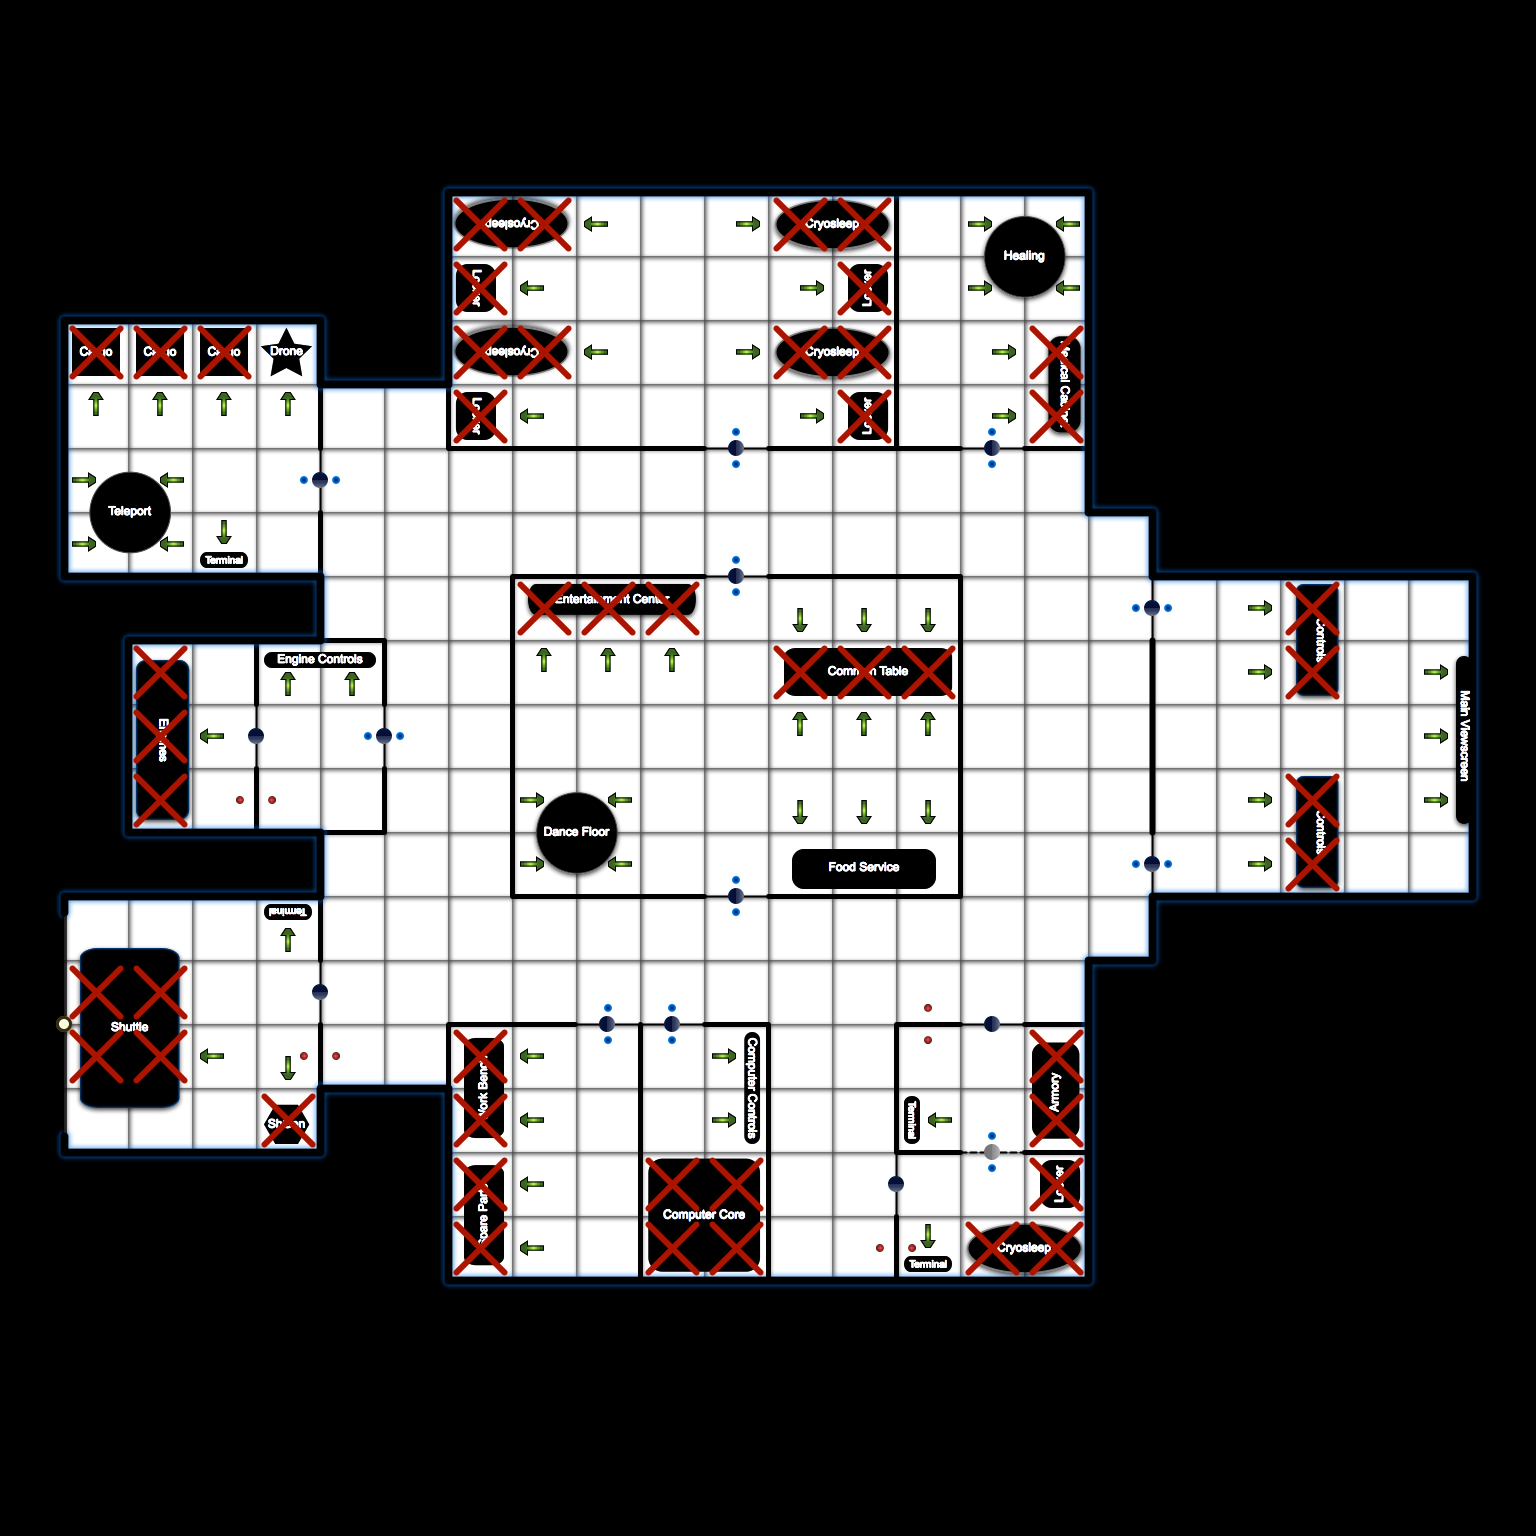

A level layout from a 2D game, rendered from its tile map. Below: a short description, then the map file with tile-grid data replaced by summaries:
An orthogonal 24x24 tile map with 64x64 px tiles, 7 tile layers (Floor, Walls, Objects, Doors, ...) and 12 objects.

<map version="1.0" orientation="orthogonal" renderorder="left-up" width="24" height="24" tilewidth="64" tileheight="64">
 <tileset firstgid="1" name="Spaceship 3" tilewidth="64" tileheight="64">
  <image source="Spaceship 3.png" width="512" height="1792" />
  <tile id="0">
   <properties>
    <property name="OBJECT_TYPE" value="FLOOR" />
   </properties>
  </tile>
  <tile id="135">
   <properties>
    <property name="OBJECT_TYPE" value="DOOR" />
   </properties>
  </tile>
  <tile id="136">
   <properties>
    <property name="OBJECT_TYPE" value="DOOR" />
   </properties>
  </tile>
  <tile id="137">
   <properties>
    <property name="OBJECT_TYPE" value="DOOR" />
   </properties>
  </tile>
  <tile id="138">
   <properties>
    <property name="OBJECT_TYPE" value="DOOR" />
   </properties>
  </tile>
  <tile id="139">
   <properties>
    <property name="OBJECT_TYPE" value="SECRET_DOOR" />
   </properties>
  </tile>
  <tile id="140">
   <properties>
    <property name="OBJECT_TYPE" value="SECRET_DOOR" />
   </properties>
  </tile>
  <tile id="141">
   <properties>
    <property name="OBJECT_TYPE" value="DOOR" />
   </properties>
  </tile>
  <tile id="142">
   <properties>
    <property name="OBJECT_TYPE" value="DOOR" />
   </properties>
  </tile>
  <tile id="143">
   <properties>
    <property name="OBJECT_TYPE" value="DOOR" />
   </properties>
  </tile>
  <tile id="144">
   <properties>
    <property name="OBJECT_TYPE" value="DOOR" />
   </properties>
  </tile>
  <tile id="145">
   <properties>
    <property name="OBJECT_TYPE" value="DOOR" />
   </properties>
  </tile>
  <tile id="146">
   <properties>
    <property name="OBJECT_TYPE" value="SHUTTLE_DOOR" />
   </properties>
  </tile>
  <tile id="147">
   <properties>
    <property name="OBJECT_TYPE" value="SHUTTLE_DOOR" />
   </properties>
  </tile>
  <tile id="148">
   <properties>
    <property name="OBJECT_TYPE" value="SHUTTLE_DOOR" />
   </properties>
  </tile>
  <tile id="149">
   <properties>
    <property name="OBJECT_TYPE" value="SHUTTLE_DOOR" />
   </properties>
  </tile>
  <tile id="150">
   <properties>
    <property name="OBJECT_TYPE" value="SHUTTLE_DOOR" />
   </properties>
  </tile>
  <tile id="151">
   <properties>
    <property name="OBJECT_TYPE" value="SHUTTLE_DOOR" />
   </properties>
  </tile>
  <tile id="152">
   <properties>
    <property name="OBJECT_TYPE" value="SHUTTLE_DOOR" />
   </properties>
  </tile>
  <tile id="153">
   <properties>
    <property name="OBJECT_TYPE" value="SHUTTLE_DOOR" />
   </properties>
  </tile>
  <tile id="154">
   <properties>
    <property name="OBJECT_TYPE" value="HEALING_PLATFORM" />
   </properties>
  </tile>
  <tile id="155">
   <properties>
    <property name="OBJECT_TYPE" value="HEALING_PLATFORM" />
   </properties>
  </tile>
  <tile id="156">
   <properties>
    <property name="OBJECT_TYPE" value="HEALING_PLATFORM" />
   </properties>
  </tile>
  <tile id="157">
   <properties>
    <property name="OBJECT_TYPE" value="HEALING_PLATFORM" />
   </properties>
  </tile>
  <tile id="158">
   <properties>
    <property name="OBJECT_TYPE" value="MEDICAL_CABINET" />
   </properties>
  </tile>
  <tile id="159">
   <properties>
    <property name="OBJECT_TYPE" value="MEDICAL_CABINET" />
   </properties>
  </tile>
  <tile id="160">
   <properties>
    <property name="OBJECT_TYPE" value="LOCKER" />
   </properties>
  </tile>
  <tile id="161">
   <properties>
    <property name="OBJECT_TYPE" value="CRYOSLEEP" />
   </properties>
  </tile>
  <tile id="162">
   <properties>
    <property name="OBJECT_TYPE" value="CRYOSLEEP" />
   </properties>
  </tile>
  <tile id="163">
   <properties>
    <property name="OBJECT_TYPE" value="CREW_CONTROLS" />
   </properties>
  </tile>
  <tile id="164">
   <properties>
    <property name="OBJECT_TYPE" value="CREW_CONTROLS" />
   </properties>
  </tile>
  <tile id="165">
   <properties>
    <property name="OBJECT_TYPE" value="MAIN_VIEWSCREEN" />
   </properties>
  </tile>
  <tile id="166">
   <properties>
    <property name="OBJECT_TYPE" value="MAIN_VIEWSCREEN" />
   </properties>
  </tile>
  <tile id="167">
   <properties>
    <property name="OBJECT_TYPE" value="MAIN_VIEWSCREEN" />
   </properties>
  </tile>
  <tile id="168">
   <properties>
    <property name="OBJECT_TYPE" value="ENTERTAINMENT_CENTER" />
   </properties>
  </tile>
  <tile id="169">
   <properties>
    <property name="OBJECT_TYPE" value="ENTERTAINMENT_CENTER" />
   </properties>
  </tile>
  <tile id="170">
   <properties>
    <property name="OBJECT_TYPE" value="ENTERTAINMENT_CENTER" />
   </properties>
  </tile>
  <tile id="171">
   <properties>
    <property name="OBJECT_TYPE" value="COMMON_TABLE" />
   </properties>
  </tile>
  <tile id="172">
   <properties>
    <property name="OBJECT_TYPE" value="COMMON_TABLE" />
   </properties>
  </tile>
  <tile id="173">
   <properties>
    <property name="OBJECT_TYPE" value="COMMON_TABLE" />
   </properties>
  </tile>
  <tile id="174">
   <properties>
    <property name="OBJECT_TYPE" value="FOOD_SERVICE" />
   </properties>
  </tile>
  <tile id="175">
   <properties>
    <property name="OBJECT_TYPE" value="FOOD_SERVICE" />
   </properties>
  </tile>
  <tile id="176">
   <properties>
    <property name="OBJECT_TYPE" value="FOOD_SERVICE" />
   </properties>
  </tile>
  <tile id="177">
   <properties>
    <property name="OBJECT_TYPE" value="DANCE_FLOOR" />
   </properties>
  </tile>
  <tile id="178">
   <properties>
    <property name="OBJECT_TYPE" value="DANCE_FLOOR" />
   </properties>
  </tile>
  <tile id="179">
   <properties>
    <property name="OBJECT_TYPE" value="DANCE_FLOOR" />
   </properties>
  </tile>
  <tile id="180">
   <properties>
    <property name="OBJECT_TYPE" value="DANCE_FLOOR" />
   </properties>
  </tile>
  <tile id="181">
   <properties>
    <property name="OBJECT_TYPE" value="ARMORY" />
   </properties>
  </tile>
  <tile id="182">
   <properties>
    <property name="OBJECT_TYPE" value="ARMORY" />
   </properties>
  </tile>
  <tile id="183">
   <properties>
    <property name="OBJECT_TYPE" value="TERMINAL" />
   </properties>
  </tile>
  <tile id="184">
   <properties>
    <property name="OBJECT_TYPE" value="COMPUTER_CORE" />
   </properties>
  </tile>
  <tile id="185">
   <properties>
    <property name="OBJECT_TYPE" value="COMPUTER_CORE" />
   </properties>
  </tile>
  <tile id="186">
   <properties>
    <property name="OBJECT_TYPE" value="COMPUTER_CORE" />
   </properties>
  </tile>
  <tile id="187">
   <properties>
    <property name="OBJECT_TYPE" value="COMPUTER_CORE" />
   </properties>
  </tile>
  <tile id="188">
   <properties>
    <property name="OBJECT_TYPE" value="COMPUTER_CONTROLS" />
   </properties>
  </tile>
  <tile id="189">
   <properties>
    <property name="OBJECT_TYPE" value="COMPUTER_CONTROLS" />
   </properties>
  </tile>
  <tile id="190">
   <properties>
    <property name="OBJECT_TYPE" value="WORK_BENCH" />
   </properties>
  </tile>
  <tile id="191">
   <properties>
    <property name="OBJECT_TYPE" value="WORK_BENCH" />
   </properties>
  </tile>
  <tile id="192">
   <properties>
    <property name="OBJECT_TYPE" value="SPARE_PARTS" />
   </properties>
  </tile>
  <tile id="193">
   <properties>
    <property name="OBJECT_TYPE" value="SPARE_PARTS" />
   </properties>
  </tile>
  <tile id="194">
   <properties>
    <property name="OBJECT_TYPE" value="SHUTTLE_GEN" />
   </properties>
  </tile>
  <tile id="195">
   <properties>
    <property name="OBJECT_TYPE" value="SHUTTLE" />
   </properties>
  </tile>
  <tile id="196">
   <properties>
    <property name="OBJECT_TYPE" value="SHUTTLE" />
   </properties>
  </tile>
  <tile id="197">
   <properties>
    <property name="OBJECT_TYPE" value="SHUTTLE" />
   </properties>
  </tile>
  <tile id="198">
   <properties>
    <property name="OBJECT_TYPE" value="SHUTTLE" />
   </properties>
  </tile>
  <tile id="199">
   <properties>
    <property name="OBJECT_TYPE" value="SHUTTLE" />
   </properties>
  </tile>
  <tile id="200">
   <properties>
    <property name="OBJECT_TYPE" value="SHUTTLE" />
   </properties>
  </tile>
  <tile id="201">
   <properties>
    <property name="OBJECT_TYPE" value="SHUTTLE" />
   </properties>
  </tile>
  <tile id="202">
   <properties>
    <property name="OBJECT_TYPE" value="SHUTTLE" />
   </properties>
  </tile>
  <tile id="203">
   <properties>
    <property name="OBJECT_TYPE" value="ENGINES" />
   </properties>
  </tile>
  <tile id="204">
   <properties>
    <property name="OBJECT_TYPE" value="ENGINES" />
   </properties>
  </tile>
  <tile id="205">
   <properties>
    <property name="OBJECT_TYPE" value="ENGINES" />
   </properties>
  </tile>
  <tile id="206">
   <properties>
    <property name="OBJECT_TYPE" value="ENGINE_CONTROLS" />
   </properties>
  </tile>
  <tile id="207">
   <properties>
    <property name="OBJECT_TYPE" value="ENGINE_CONTROLS" />
   </properties>
  </tile>
  <tile id="208">
   <properties>
    <property name="OBJECT_TYPE" value="TELEPORT" />
   </properties>
  </tile>
  <tile id="209">
   <properties>
    <property name="OBJECT_TYPE" value="TELEPORT" />
   </properties>
  </tile>
  <tile id="210">
   <properties>
    <property name="OBJECT_TYPE" value="TELEPORT" />
   </properties>
  </tile>
  <tile id="211">
   <properties>
    <property name="OBJECT_TYPE" value="TELEPORT" />
   </properties>
  </tile>
  <tile id="212">
   <properties>
    <property name="OBJECT_TYPE" value="CARGO" />
   </properties>
  </tile>
  <tile id="213">
   <properties>
    <property name="OBJECT_TYPE" value="DRONE_BAY" />
   </properties>
  </tile>
  <tile id="214">
   <properties>
    <property name="OBJECT_TYPE" value="DOOR_ACTIVATOR_BLUE" />
   </properties>
  </tile>
  <tile id="215">
   <properties>
    <property name="OBJECT_TYPE" value="DOOR_ACTIVATOR_RED" />
   </properties>
  </tile>
  <tile id="216">
   <properties>
    <property name="OBJECT_TYPE" value="USE_MARKER_1" />
   </properties>
  </tile>
  <tile id="217">
   <properties>
    <property name="OBJECT_TYPE" value="USE_MARKER_2" />
   </properties>
  </tile>
  <tile id="218">
   <properties>
    <property name="OBJECT_TYPE" value="USE_MARKER_3" />
   </properties>
  </tile>
  <tile id="219">
   <properties>
    <property name="OBJECT_TYPE" value="USE_MARKER_4" />
   </properties>
  </tile>
  <tile id="220">
   <properties>
    <property name="OBJECT_TYPE" value="BLOCKED_MARKER" />
   </properties>
  </tile>
 </tileset>
 <layer name="Floor" width="24" height="24">
  <data>[576 cells, 265 non-empty, 1 distinct tile ids]</data>
 </layer>
 <layer name="Walls" width="24" height="24">
  <data>[576 cells, 304 non-empty, 134 distinct tile ids]</data>
 </layer>
 <layer name="Objects" width="24" height="24">
  <data>[576 cells, 79 non-empty, 60 distinct tile ids]</data>
 </layer>
 <layer name="Doors" width="24" height="24">
  <data>[576 cells, 38 non-empty, 19 distinct tile ids]</data>
 </layer>
 <layer name="Door_Activators" width="24" height="24">
  <data>[576 cells, 30 non-empty, 2 distinct tile ids]</data>
 </layer>
 <layer name="Use_Markers" width="24" height="24">
  <data>[576 cells, 60 non-empty, 4 distinct tile ids]</data>
 </layer>
 <layer name="Blocked" width="24" height="24">
  <data>[576 cells, 48 non-empty, 1 distinct tile ids]</data>
 </layer>
 <objectgroup name="Rooms">
  <object x="1184" y="608" width="256" height="256">
   <properties>
    <property name="ROOM" value="BRIDGE" />
   </properties>
  </object>
  <object x="928" y="224" width="112" height="208">
   <properties>
    <property name="ROOM" value="MEDICAL" />
   </properties>
  </object>
  <object x="480" y="224" width="384" height="208">
   <properties>
    <property name="ROOM" value="CRYO_BAY" />
   </properties>
  </object>
  <object x="544" y="608" width="384" height="272">
   <properties>
    <property name="ROOM" value="COMMONS" />
   </properties>
  </object>
  <object x="80" y="352" width="208" height="192">
   <properties>
    <property name="ROOM" value="CARGO_BAY" />
   </properties>
  </object>
  <object x="160" y="672" width="64" height="128">
   <properties>
    <property name="ROOM" value="ENGINE_ROOM" />
   </properties>
  </object>
  <object x="288" y="672" width="64" height="128">
   <properties>
    <property name="ROOM" value="ENGINEERING" />
   </properties>
  </object>
  <object x="96" y="928" width="192" height="192">
   <properties>
    <property name="ROOM" value="SHUTTLE_BAY" />
   </properties>
  </object>
  <object x="496" y="1056" width="112" height="192">
   <properties>
    <property name="ROOM" value="REPAIR_BAY" />
   </properties>
  </object>
  <object x="672" y="1056" width="64" height="192">
   <properties>
    <property name="ROOM" value="COMPUTER_ROOM" />
   </properties>
  </object>
  <object x="912" y="1056" width="160" height="64">
   <properties>
    <property name="ROOM" value="ARMORY" />
   </properties>
  </object>
  <object x="928" y="1168" width="144" height="80">
   <properties>
    <property name="ROOM" value="CAPTAIN_CABIN" />
   </properties>
  </object>
 </objectgroup>
</map>
